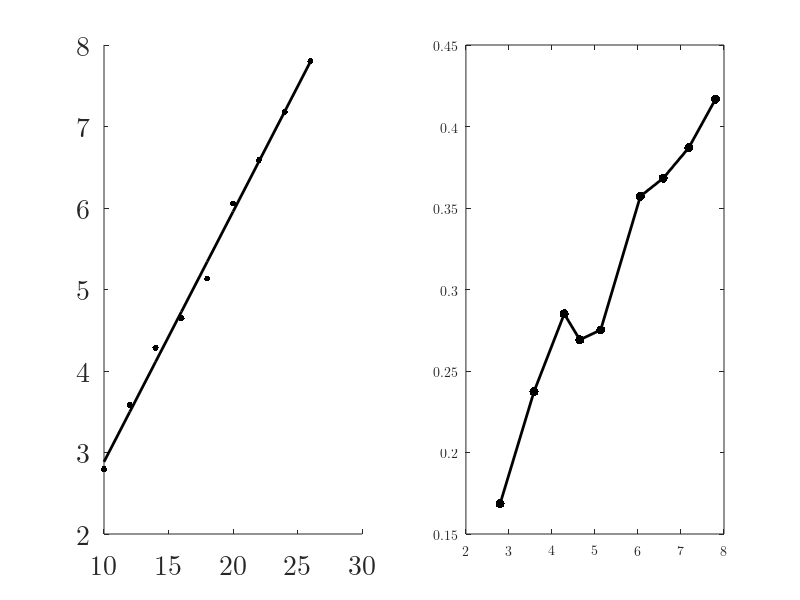

Write MATLAB code to recreate this figure.
u =(10:2:26);
i =[0.065 0.081 0.099 0.117 0.137 0.156 0.177 0.200 0.220];
v1=[2.795 3.582 4.286 4.648 5.133 6.056 6.587 7.180 7.803];
r=0.5*103.84*10^(-3);
s=pi*r*r;
rho=1.185;
p0=u.*i
p1=0.5.*rho.*s.*(v1.^3)
ita=p1./p0

subplot(1, 2, 1);
uv=scatter(u, v1, 200, 'k', '.');
hold on;
set(gca, 'FontName', 'Latin Modern Math', 'FontSize', 20);

M=[u' ones(9,1)];
k=M\(v1');
v1pre=(M*k)';

plot(u, v1pre, '-k', 'LineWidth', 2);

subplot(1, 2, 2);
plot(v1, ita, '.-k', 'LineWidth', 2, 'MarkerSize', 20);
set(gca, 'FontName', 'Latin Modern Math');
